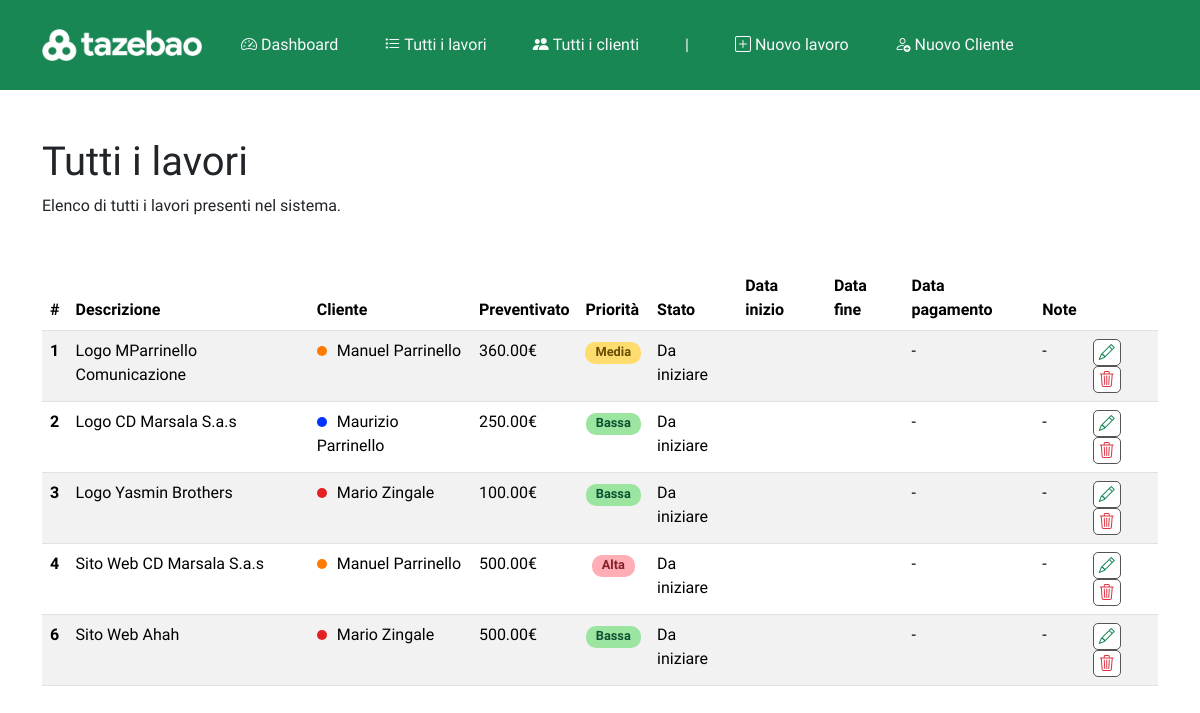
The page /lavori on the database its author committed.
### app.py (models this page shows, shortened)
class Lavoro(db.Model):
    __tablename__ = 'lavori'
    id = db.Column(db.Integer, primary_key=True)
    descrizione = db.Column(db.String(200), nullable=False)
    data_inizio = db.Column(db.Date, nullable=True)
    data_fine = db.Column(db.Date, nullable=True)
    data_pagamento = db.Column(db.Date, nullable=True)
    stato = db.Column(db.String(50), nullable=True)
    priorita = db.Column(db.String(50), nullable=True)
    preventivato = db.Column(db.Float, nullable=True)
    cliente_id = db.Column(db.Integer, db.ForeignKey('clienti.id'), nullable=False)
    note = db.Column(db.Text, nullable=True)

class Cliente(db.Model):
    __tablename__ = 'clienti'
    id = db.Column(db.Integer, primary_key=True)
    name = db.Column(db.String(100), nullable=False)
    email = db.Column(db.String(100), nullable=False)
    telefono = db.Column(db.String(20), nullable=False)
    lavori = db.relationship('Lavoro', backref='cliente', lazy=True, cascade="all, delete, delete-orphan")
    note = db.Column(db.Text, nullable=True)
    colore = db.Column(db.String(20), nullable=True)

### app.py (the view)
@app.route('/lavori')
def lavori():
    lavori_list = Lavoro.query.all()
    return render_template('lavori.html', lavori=lavori_list)

### templates/lavori.html (shortened to what this page needs)
{% extends "base.html" %}
{% block content %}
<h1>Tutti i lavori</h1>
<p class="mb-4">Elenco di tutti i lavori presenti nel sistema.</p>
<div class="container p-0 mt-5">
    <table class="table table-striped" id="tabellaLavori">
        <thead>
            <tr>
                <th scope="col">#</th>
                <th scope="col">Descrizione</th>
                <th scope="col">Cliente</th>
                <th scope="col">Preventivato</th>
                <th scope="col">Priorità</th>
                <th scope="col">Stato</th>
                <th scope="col">Data inizio</th>
                <th scope="col">Data fine</th>
                <th scope="col">Data pagamento</th>
                <th scope="col">Note</th>
                <th scope="col"></th>
            </tr>
        </thead>
        <tbody>
            {% if lavori %}
            {% for lavoro in lavori %}
            <tr>
                <th scope="row">{{ lavoro.id }}</th>
                <td>{{ lavoro.descrizione }}</td>
                <td><span class="cliente-bullet"
                        style="background-color: {{ lavoro.cliente.colore }} !important;"></span>{{ lavoro.cliente.name
                    }}</td>
                <td>{{ "%.2f€"|format(lavoro.preventivato) }}</td>
                <td class="text-center"><span class="prio-pill">{{ lavoro.priorita }}</span></td>
                <td>{{ lavoro.stato if lavoro.stato else '-' }}</td>
                <td>{{ lavoro.data_inizio if lavoro.data_inizio else '' }}</td>
                <td>{{ lavoro.data_fine if lavoro.data_fine else "" }}</td>
                <td>{{ lavoro.data_pagamento if lavoro.data_pagamento else "-" }}</td>
                <td>{{ lavoro.note if lavoro.note else "-" }}</td>
                <td>
                    <span class="action-icon edit-icon"><i class="bi bi-pencil text-success"></i></span>
                    <span class="action-icon delete-icon"><i class="bi bi-trash3 text-danger"></i></span>
                </td>
            </tr>
            {% endfor %}
            {% else %}
            <tr>
                <td colspan="11" class="text-center">Nessun lavoro trovato.</td>
            </tr>
            {% endif %}
        </tbody>
</div>
{% endblock %}

### static/css/style.css (style rules this page uses)
* { font-family: 'Hanken Grotesk', sans-serif !important; }
body { opacity: 0; transition: opacity .3s ease-in; }
body.loaded { opacity: 1; }
.action-icon { border: solid 1px grey; display: inline-flex; justify-content: center; align-items: start; padding: 1px 5px 0px 5px; border-radius: 5px; }
.action-icon.edit-icon { border-color: #555; background-color: #ffffff; }
.action-icon.delete-icon { border-color: #555; background-color: #ffffff; }
.cliente-bullet { display: inline-block; width: 10px; margin-right: 10px; border-radius: 100%; height: 10px; }
.prio-pill { text-align: center !important; width: 100%; }

### rows shown on the page
Lavoro: id "1", descrizione "Logo MParrinello Comunicazione", cliente.name "Manuel Parrinello", preventivato "360.00€", priorita "Media", stato "Da iniziare", data_pagamento "-", note "-"
Lavoro: id "2", descrizione "Logo CD Marsala S.a.s", cliente.name "Maurizio Parrinello", preventivato "250.00€", priorita "Bassa", stato "Da iniziare", data_pagamento "-", note "-"
Lavoro: id "3", descrizione "Logo Yasmin Brothers", cliente.name "Mario Zingale", preventivato "100.00€", priorita "Bassa", stato "Da iniziare", data_pagamento "-", note "-"
Lavoro: id "4", descrizione "Sito Web CD Marsala S.a.s", cliente.name "Manuel Parrinello", preventivato "500.00€", priorita "Alta", stato "Da iniziare", data_pagamento "-", note "-"
Lavoro: id "6", descrizione "Sito Web Ahah", cliente.name "Mario Zingale", preventivato "500.00€", priorita "Bassa", stato "Da iniziare", data_pagamento "-", note "-"
